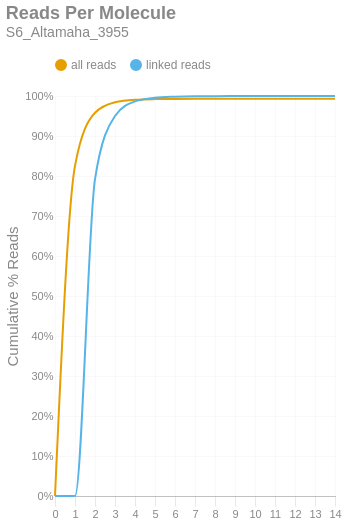

Source (notebook cell):
### Markdown cell above
### Reads per Molecule
This chart shows the cumulative distribution of the number of reads per linked molecule. That is, how many alignments are associated with a unique molecule. This excludes the number of reads associated with invalid or absent linked-read barcodes. The `linked` histogram is the percentages recalculated when disregarding singletons.

### Code cell
if SKIPLR:
    print_html(f"Skipped")
else:
    counts = np.bincount(valids['reads'].cast(pl.Int64).to_numpy())
    weighted = counts * np.arange(len(counts))
    all_perc = weighted / n_reads
    linked_perc = weighted / n_linked_reads
    linked_perc[1] = 0
    binned_df = pl.DataFrame({
        'readsper': list(range(len(counts))),
        'all reads (cumsum)': np.cumsum(all_perc).tolist(),
        'linked reads (cumsum)': np.cumsum(linked_perc).tolist(),
    })

    with SafeRender(binned_df):
        (
            density_plot(binned_df, 'Reads Per Molecule', samplename, 'readspmol')
            .encode(
                x=alt.X('readsper:O', title=None).axis(labelAngle=0).scale(padding=0),
                y=alt.Y('value:Q', title='Cumulative % Reads').axis(format='%').stack(False),
                color=alt.Color("key:N").scale(domain=["all reads", "linked reads"]),
                tooltip=[
                    alt.Tooltip("key:N", title="Data Type"),
                    alt.Tooltip("readsper:O", title="Reads Per Molecule"),
                    alt.Tooltip("value:Q", format=".2%", title="% Reads (Cum.)")
                ]            
            )
        ).display()

### Figure 1 — Vega-Lite specification as saved in the notebook (floating-point values rounded to 4 significant figures)
{"width": "container", "height": 400, "config": {"title": {"anchor": "start", "dy": -15, "fontSize": 18, "color": "#888888", "subtitleColor": "#888888", "subtitleFontSize": 14}, "arc": {"fill": "#0072B2"}, "axis": {"domainColor": "#888888", "domainWidth": 0.5, "gridWidth": 0.2, "grid": false, "titleFontWeight": 400, "titleFontSize": 15, "labelFontSize": 11, "labelColor": "#888888", "tickColor": "#888888", "tickWidth": 0.2, "titleColor": "#888888"}, "axisBand": {"grid": false}, "axisX": {"grid": true, "tickSize": 10, "domainCap": "round"}, "axisY": {"domain": false, "grid": true, "tickSize": 0, "domainCap": "round"}, "background": "transparent", "header": {"labelFontSize": 15, "labelColor": "#888888", "titleFontSize": 15, "titleFontWeight": 600, "titleColor": "#888888"}, "legend": {"labelFont": "sans-serif", "labelFontSize": 12, "labelColor": "#888888", "symbolSize": 100, "symbolType": "circle", "titleFontSize": 12, "titlePadding": 10, "titleColor": "#888888", "title": null, "orient": "top"}, "range": {"category": ["#E69F00", "#56B4E9", "#009E73", "#F0E442", "#0072B2", "#D55E00", "#CC79A7", "#000000"], "diverging": ["#cfe8f3", "#a2d4ec", "#73bfe2", "#46abdb", "#1696d2", "#12719e"]}, "area": {"fill": "#0072B2", "fillOpacity": 0.7, "line": true, "strokeOpacity": 0.7}, "line": {"color": "#0072B2", "stroke": "#0072B2", "strokeWidth": 2}, "trail": {"color": "#0072B2", "stroke": "#0072B2", "strokeWidth": 0, "size": 1}, "point": {"filled": true, "fillOpacity": 1.0, "size": 95}, "text": {"color": "#888888", "fontSize": 11, "align": "right", "fontWeight": 400, "size": 11}, "bar": {"fill": "#0072B2", "stroke": null}, "view": {"stroke": null, "continuousWidth": 660, "continuousHeight": 400}}, "data": {"name": "data-0c909c473e7e15cb7b0e3a8f0700b9e5"}, "mark": {"type": "line", "interpolate": "monotone", "point": {"opacity": 0, "size": 275}}, "encoding": {"color": {"field": "key", "scale": {"domain": ["all reads", "linked reads"]}, "type": "nominal"}, "tooltip": [{"field": "key", "title": "Data Type", "type": "nominal"}, {"field": "readsper", "title": "Reads Per Molecule", "type": "ordinal"}, {"field": "value", "format": ".2%", "title": "% Reads (Cum.)", "type": "quantitative"}], "x": {"axis": {"labelAngle": 0}, "field": "readsper", "scale": {"padding": 0}, "title": null, "type": "ordinal"}, "y": {"axis": {"format": "%"}, "field": "value", "stack": false, "title": "Cumulative % Reads", "type": "quantitative"}}, "params": [{"name": "param_c36ac31b6afebe62", "select": {"type": "point", "fields": ["key"]}, "bind": "legend"}], "title": {"text": "Reads Per Molecule", "subtitle": "S6_Altamaha_3955"}, "transform": [{"fold": ["all reads (cumsum)", "linked reads (cumsum)"]}, {"calculate": "replace(datum.key, ' (cumsum)', '')", "as": "key"}, {"filter": {"param": "param_c36ac31b6afebe62"}}], "usermeta": {"embedOptions": {"downloadFileName": "S6_Altamaha_3955.readspmol"}}, "$schema": "https://vega.github.io/schema/vega-lite/v6.1.0.json", "datasets": {"data-0c909c473e7e15cb7b0e3a8f0700b9e5": [{"readsper": 0, "all reads (cumsum)": 0.0, "linked reads (cumsum)": 0.0}, {"readsper": 1, "all reads (cumsum)": 0.8253, "linked reads (cumsum)": 0.0}, {"readsper": 2, "all reads (cumsum)": 0.9582, "linked reads (cumsum)": 0.7924}, {"readsper": 3, "all reads (cumsum)": 0.9846, "linked reads (cumsum)": 0.95}, {"readsper": 4, "all reads (cumsum)": 0.9907, "linked reads (cumsum)": 0.9867}, {"readsper": 5, "all reads (cumsum)": 0.9922, "linked reads (cumsum)": 0.9956}, {"readsper": 6, "all reads (cumsum)": 0.9927, "linked reads (cumsum)": 0.9982}, {"readsper": 7, "all reads (cumsum)": 0.9929, "linked reads (cumsum)": 0.9993}, {"readsper": 8, "all reads (cumsum)": 0.9929, "linked reads (cumsum)": 0.9996}, {"readsper": 9, "all reads (cumsum)": 0.9929, "linked reads (cumsum)": 0.9997}, {"readsper": 10, "all reads (cumsum)": 0.9929, "linked reads (cumsum)": 0.9998}, {"readsper": 11, "all reads (cumsum)": 0.993, "linked reads (cumsum)": 0.9999}, {"readsper": 12, "all reads (cumsum)": 0.993, "linked reads (cumsum)": 1.0}, {"readsper": 13, "all reads (cumsum)": 0.993, "linked reads (cumsum)": 1.0}, {"readsper": 14, "all reads (cumsum)": 0.993, "linked reads (cumsum)": 1.0}]}}
